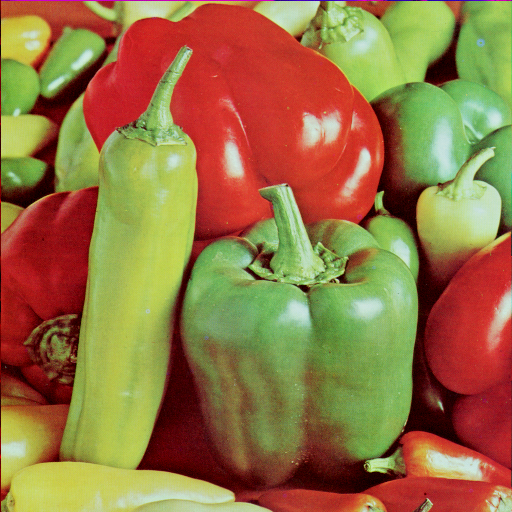
%> input picture peppers.tiff, 512 x 512 px
$ octave img_flip.m   (GNU Octave 9; MATLAB toolbox functions it lacks are replaced by stand-ins)
%> lines starting %> are read from the running program, lines starting %| are printed output that depends on the picture
%% Flip an image

I = imread('peppers.tiff');
%> I is the input picture: size 512x512x3 uint8; mean R, G, B 149.8, 115.6, 66.5

I2 = fliplr(I);     % vertical
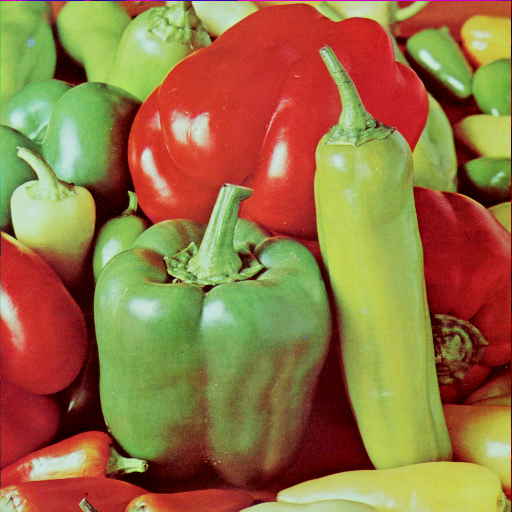
%> I2: size 512x512x3 uint8; mean R, G, B 149.8, 115.6, 66.5; mean of the top-left, top-right, bottom-left and bottom-right quarters 124.5, 111.1, 99, 108
I3 = flipud(I);     % horizontal
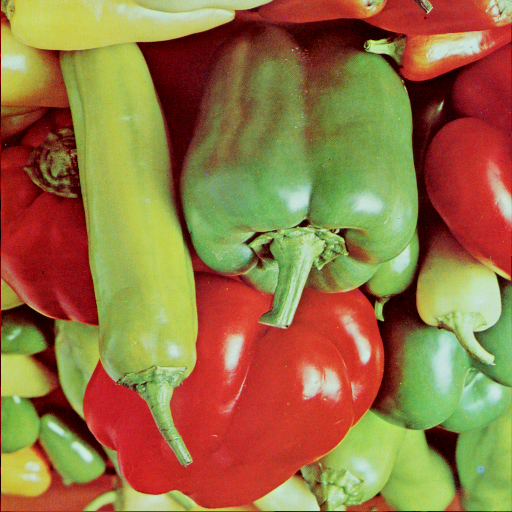
%> I3: size 512x512x3 uint8; mean R, G, B 149.8, 115.6, 66.5; mean of the top-left, top-right, bottom-left and bottom-right quarters 108, 99, 111.1, 124.5
I4 = rot90(I, 2);   % both
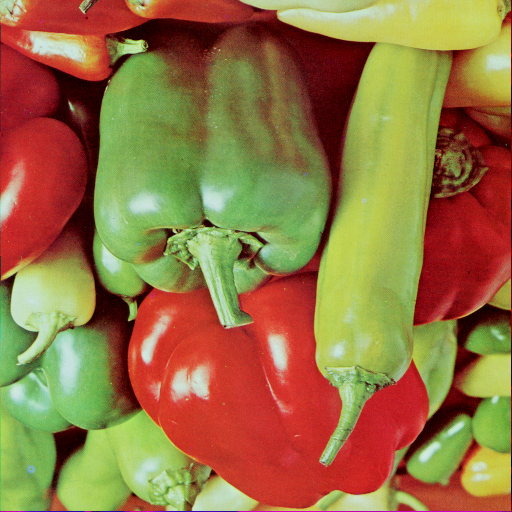
%> I4: size 512x512x3 uint8; mean R, G, B 149.8, 115.6, 66.5; mean of the top-left, top-right, bottom-left and bottom-right quarters 99, 108, 124.5, 111.1

subplot(2, 2, 1), imshow(I);
subplot(2, 2, 2), imshow(I2);
subplot(2, 2, 3), imshow(I3);
subplot(2, 2, 4), imshow(I4);

$ run again, with easter-eggs.png saved as peppers.tiff
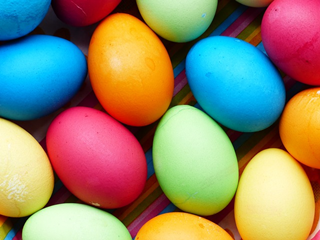
%> input picture easter-eggs.png, 320 x 240 px
%> I is the input picture: size 240x320x3 uint8; mean R, G, B 145.1, 132.6, 105.9
%> `I3 = flipud(I);`:
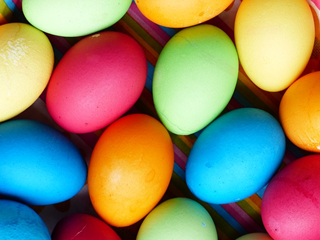
%> I3: size 240x320x3 uint8; mean R, G, B 145.1, 132.6, 105.9; mean of the top-left, top-right, bottom-left and bottom-right quarters 136, 153.8, 107.3, 114.3
%> `I4 = rot90(I, 2);`:
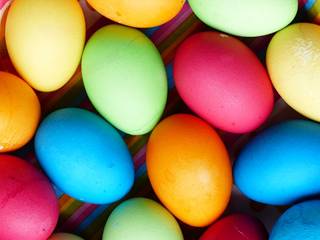
%> I4: size 240x320x3 uint8; mean R, G, B 145.1, 132.6, 105.9; mean of the top-left, top-right, bottom-left and bottom-right quarters 153.8, 136, 114.3, 107.3
